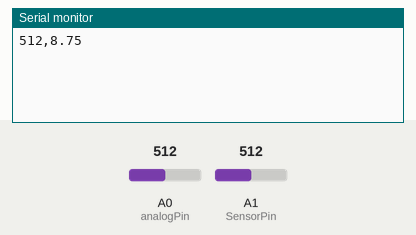
This sketch was run on a simulated Arduino Uno, built with avr-gcc and run on an emulated ATmega328P. Parts: the last lines printed to the serial monitor. The inputs (shaded band) are chosen by the test bench; at power-on: A0 (analogPin) = 512, A1 (SensorPin) = 512.

Above: at 1.2 s.
1.3 s: A0 (analogPin) set to 716
At 1.3 s:
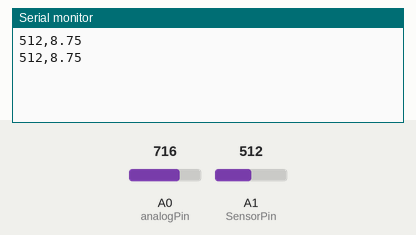
5.6 s: A1 (SensorPin) set to 716
At 5.9 s:
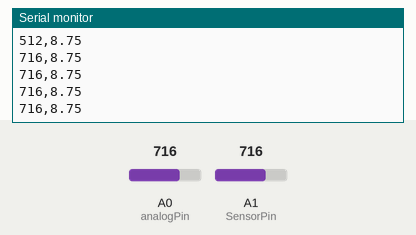
7.1 s: A0 (analogPin) set to 900
At 8.4 s:
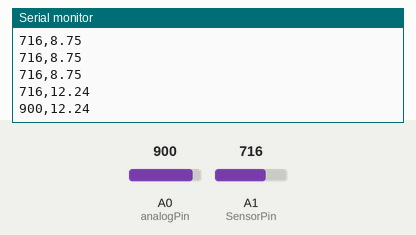
8.6 s: A1 (SensorPin) set to 900
At 9.8 s:
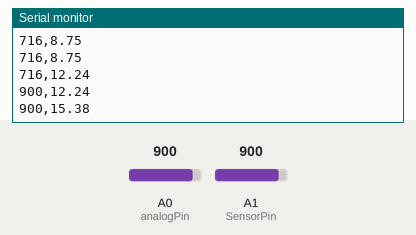
Timing chart, 0 to 11.1 s (numbered marks = the images above; inputs shaded):
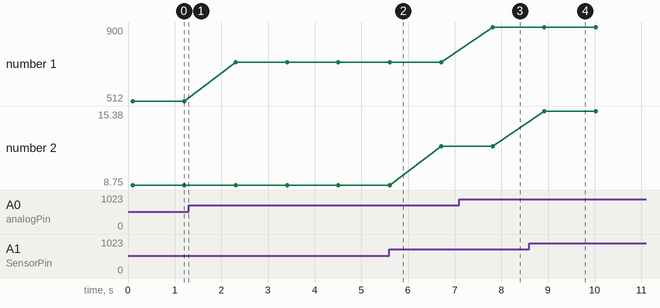

The sketch:

ADC.ino
```cpp
#define SensorPin 1          //pH meter Analog output to Arduino Analog Input 0
unsigned long int avgValue;  //Store the average value of the sensor feedback
float b;
int buf[10],temp;
#define analogPin 0     // potentiometer wiper (middle terminal) connected to analog pin 0


int val = 0;           // variable to store the value
void setup()

{

  Serial.begin(9600);          //  setup serial

}


void loop()

{
   for(int i=0;i<10;i++)       //Get 10 sample value from the sensor for smooth the value
  {
    buf[i]=analogRead(SensorPin);
    delay(10);
  }
  for(int i=0;i<9;i++)        //sort the analog from small to large
  {
    for(int j=i+1;j<10;j++)
    {
      if(buf[i]>buf[j])
      {
        temp=buf[i];
        buf[i]=buf[j];
        buf[j]=temp;
      }
    }
  }
  avgValue=0;
  for(int i=2;i<8;i++)                      //take the average value of 6 center sample
    avgValue+=buf[i];
  float phValue=(float)avgValue*5.0/1024/6; //convert the analog into millivolt
  phValue=3.5*phValue;                      //convert the millivolt into pH value

  val = analogRead(analogPin);    // read the input pin


  Serial.print(val);             // debug value
  Serial.print(",");
  Serial.println(phValue);
  delay(1000);
}
```

Measured:
- after the input at 7.1 s, the serial monitor: prints a new line after 0.72 s (image 3)
- after the input at 8.6 s, the serial monitor: prints a new line after 0.32 s (image 4)
- plotted number 1: 512 → 716 after the input at 1.3 s, 716 → 900 after the input at 7.1 s
- plotted number 2: 8.75 → 12.24 after the input at 5.6 s, 12.24 → 15.38 after the input at 8.6 s
